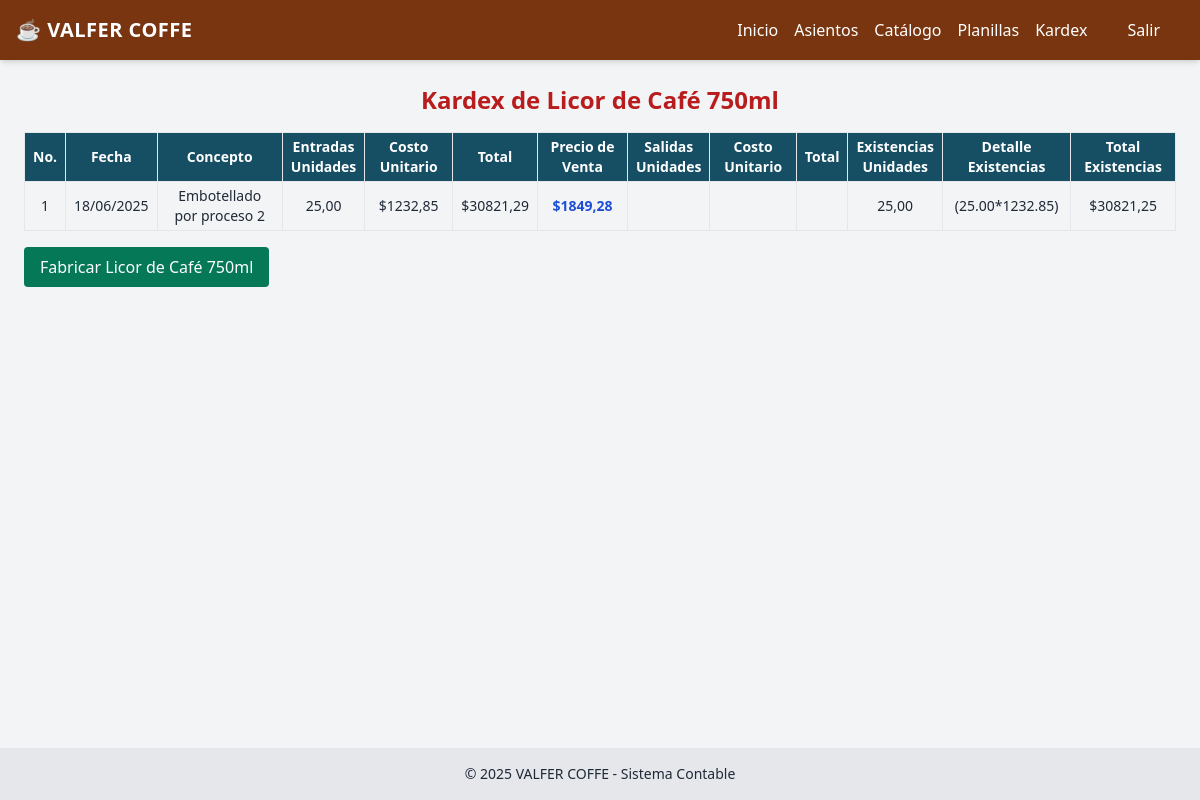
Screenshot of /kardex/producto/3/ with the database file from the repository.
### contabilidad/models.py (models this page shows, shortened)
class ProductoTerminado(models.Model):
    nombre = models.CharField(max_length=100)
    unidad_medida = models.CharField(max_length=20)  # Ej: 'bolsa 400g', 'botella 750ml'

class KardexProductoTerminado(models.Model):
    producto = models.ForeignKey(ProductoTerminado, on_delete=models.CASCADE)
    fecha = models.DateField()
    tipo_movimiento = models.CharField(max_length=20, choices=[('ingreso','Ingreso Proceso'),('salida','Venta')])
    concepto = models.CharField(max_length=255, blank=True, null=True)
    cantidad = models.DecimalField(max_digits=12, decimal_places=2)
    costo_unitario = models.DecimalField(max_digits=12, decimal_places=2)
    precio_venta_unitario = models.DecimalField(max_digits=10, decimal_places=2, null=True, blank=True)
    total = models.DecimalField(max_digits=12, decimal_places=2)
    saldo_cantidad = models.DecimalField(max_digits=12, decimal_places=2)
    saldo_total = models.DecimalField(max_digits=12, decimal_places=2)

### contabilidad/views.py (the view, shortened to what this page needs)
# urls.py: path('kardex/producto/<int:producto_id>/', views.kardex_producto_terminado, name='kardex_producto_terminado'),
def kardex_producto_terminado(request, producto_id):
    producto = get_object_or_404(ProductoTerminado, id=producto_id)
    movimientos = KardexProductoTerminado.objects.filter(
        producto=producto
    ).order_by('fecha', 'id')
    movimientos_y_lotes = []
    lotes_actuales = []
    total_existencias = Decimal('0')
    total_valor = Decimal('0')
    for mov in movimientos:
        if mov.tipo_movimiento == 'ingreso':
            lotes_actuales.append({'cantidad': mov.cantidad, 'costo_unitario': mov.costo_unitario})
            total_existencias += mov.cantidad
            total_valor += mov.cantidad * mov.costo_unitario
        detalle_existencias = " + ".join(
            [f"({l['cantidad']}*{l['costo_unitario']})" for l in lotes_actuales]
        ) if lotes_actuales else ""
        movimientos_y_lotes.append((
            mov,
            {
                'unidades_totales': total_existencias,
                'detalle': detalle_existencias,
                'valor_total': total_valor,
            }
        ))
    nombre = producto.nombre.lower()
    if "bolsa" in nombre:
        fabricar_url = 'fabricar_embolsar_cafe'
        texto_boton = 'Fabricar Bolsas de Café'
    elif "mezcla" in nombre:
        fabricar_url = 'fabricar_mezcla_licor'
        texto_boton = 'Fabricar Mezcla de Licor de Café'
    elif "licor" in nombre or "750ml" in nombre:
        fabricar_url = 'fabricar_embotellar_licor'
        texto_boton = 'Fabricar Licor de Café 750ml'
    else:
        fabricar_url = None
        texto_boton = None
    return render(request, 'fabricacion/kardex_producto_terminado.html', {
        'producto': producto,
        'movimientos_y_lotes': movimientos_y_lotes,
        'fabricar_url': fabricar_url,
        'texto_boton': texto_boton,
    })

### contabilidad/templates/fabricacion/kardex_producto_terminado.html (shortened to what this page needs)
{% extends 'contabilidad/base.html' %}
{% block content %}
<h2 class="text-2xl font-bold mb-4 text-center text-red-700">Kardex de {{ producto.nombre }}</h2>
<div class="overflow-x-auto">
  <table class="w-full text-sm border text-center">
    <thead class="bg-cyan-900 text-white">
      <tr>
        <th class="border px-2 py-1">No.</th>
        <th class="border px-2 py-1">Fecha</th>
        <th class="border px-2 py-1">Concepto</th>
        <th class="border px-2 py-1">Entradas<br>Unidades</th>
        <th class="border px-2 py-1">Costo Unitario</th>
        <th class="border px-2 py-1">Total</th>
        <th class="border px-2 py-1">Precio de Venta</th>
        <th class="border px-2 py-1">Salidas<br>Unidades</th>
        <th class="border px-2 py-1">Costo Unitario</th>
        <th class="border px-2 py-1">Total</th>
        <th class="border px-2 py-1">Existencias<br>Unidades</th>
        <th class="border px-2 py-1">Detalle Existencias</th>
        <th class="border px-2 py-1">Total Existencias</th>
      </tr>
    </thead>
    <tbody>
      {% for mov, exist in movimientos_y_lotes %}
        <tr>
          <td class="border px-2 py-1">{{ forloop.counter }}</td>
          <td class="border px-2 py-1">{{ mov.fecha|date:"d/m/Y" }}</td>
          <td class="border px-2 py-1">{{ mov.concepto }}</td>
          {% if mov.tipo_movimiento == 'ingreso' %}
            <td class="border px-2 py-1">{{ mov.cantidad|floatformat:2 }}</td>
            <td class="border px-2 py-1">${{ mov.costo_unitario|floatformat:2 }}</td>
            <td class="border px-2 py-1">${{ mov.total|floatformat:2 }}</td>
            <td class="border px-2 py-1">
              {% if mov.precio_venta_unitario %}
                <span class="font-bold text-blue-700">${{ mov.precio_venta_unitario|floatformat:2 }}</span>
              {% else %}
                -
              {% endif %}
            </td>
            <td class="border px-2 py-1"></td>
            <td class="border px-2 py-1"></td>
            <td class="border px-2 py-1"></td>
          {% endif %}
          <td class="border px-2 py-1">{{ exist.unidades_totales|floatformat:2 }}</td>
          <td class="border px-2 py-1">{{ exist.detalle }}</td>
          <td class="border px-2 py-1">${{ exist.valor_total|floatformat:2 }}</td>
        </tr>
      {% endfor %}
    </tbody>
  </table>
</div>
{% if fabricar_url and texto_boton %}
  <a href="{% url fabricar_url %}" class="inline-block bg-emerald-700 text-white px-4 py-2 rounded hover:bg-emerald-800 transition mt-4">
    {{ texto_boton }}
  </a>
{% endif %}
{% endblock %}

### rows the page displays
ProductoTerminado: nombre "Licor de Café 750ml"
KardexProductoTerminado: fecha "18/06/2025", concepto "Embotellado por proceso 2", cantidad "25,00", costo_unitario "1232,85", total "30821,29", precio_venta_unitario "1849,28", unidades_totales "25,00", detalle "(25.00*1232.85)", valor_total "30821,25"

### other values shown
{{ texto_boton }} "Fabricar Licor de Café 750ml"
